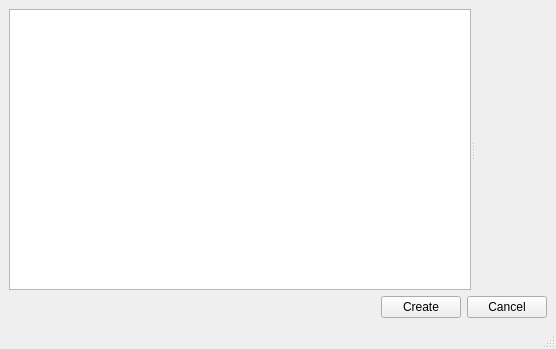
<?xml version="1.0" encoding="UTF-8"?>
<ui version="4.0">
 <class>MainWindow</class>
 <widget class="QMainWindow" name="MainWindow">
  <property name="geometry">
   <rect>
    <x>0</x>
    <y>0</y>
    <width>556</width>
    <height>349</height>
   </rect>
  </property>
  <property name="windowTitle">
   <string>MainWindow</string>
  </property>
  <widget class="QWidget" name="centralwidget">
   <layout class="QGridLayout" name="gridLayout_2">
    <item row="0" column="0">
     <widget class="QSplitter" name="splitter">
      <property name="orientation">
       <enum>Qt::Horizontal</enum>
      </property>
      <widget class="QListWidget" name="list"/>
      <widget class="QWidget" name="verticalLayoutWidget">
       <layout class="QVBoxLayout" name="verticalLayout">
        <item>
         <layout class="QGridLayout" name="grid">
          <item row="0" column="0">
           <spacer name="verticalSpacer">
            <property name="orientation">
             <enum>Qt::Horizontal</enum>
            </property>
            <property name="sizeHint" stdset="0">
             <size>
              <width>40</width>
              <height>20</height>
             </size>
            </property>
           </spacer>
          </item>
         </layout>
        </item>
       </layout>
      </widget>
     </widget>
    </item>
    <item row="1" column="0">
     <layout class="QHBoxLayout" name="horizontalLayout_2">
      <item>
       <spacer name="horizontalSpacer">
        <property name="orientation">
         <enum>Qt::Horizontal</enum>
        </property>
        <property name="sizeHint" stdset="0">
         <size>
          <width>40</width>
          <height>20</height>
         </size>
        </property>
       </spacer>
      </item>
      <item>
       <widget class="QPushButton" name="btn_create">
        <property name="text">
         <string>Create</string>
        </property>
       </widget>
      </item>
      <item>
       <widget class="QPushButton" name="btn_cancel">
        <property name="text">
         <string>Cancel</string>
        </property>
       </widget>
      </item>
     </layout>
    </item>
   </layout>
  </widget>
  <widget class="QMenuBar" name="menubar">
   <property name="geometry">
    <rect>
     <x>0</x>
     <y>0</y>
     <width>556</width>
     <height>26</height>
    </rect>
   </property>
  </widget>
  <widget class="QStatusBar" name="statusbar"/>
 </widget>
 <resources/>
 <connections/>
</ui>
